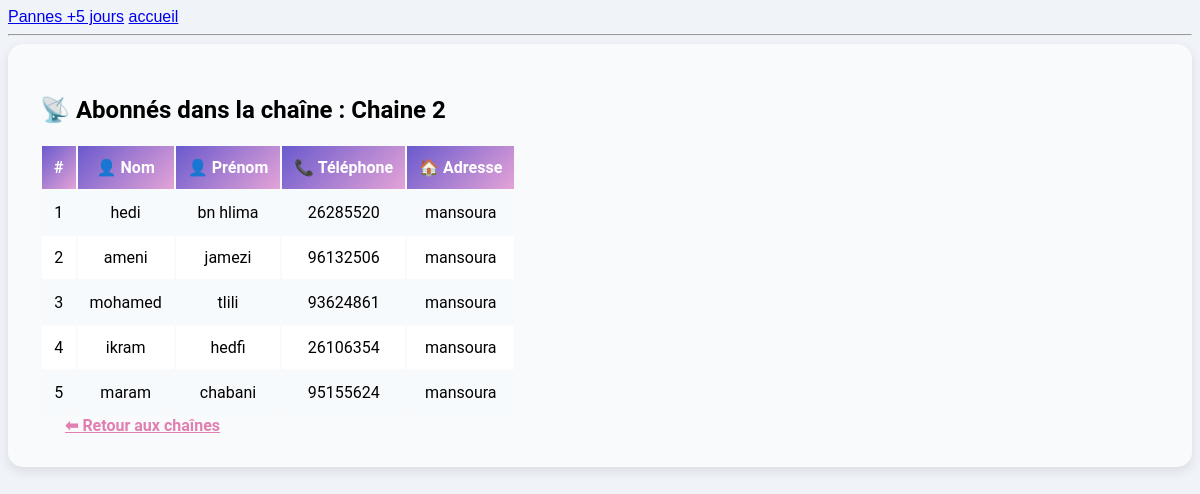
The app's page /abonnes/chaine/2/ with its own data.
### airponFtth/models.py (models this page shows, shortened)
class Chaine(models.Model):
    hub = models.ForeignKey(Hub, on_delete=models.CASCADE, related_name='chaines')
    nom = models.CharField(max_length=100)

class Abonne(models.Model):
    sub = models.ForeignKey(Sub, on_delete=models.CASCADE, related_name='abonnes')
    nom = models.CharField(max_length=100)
    prenom = models.CharField(max_length=100)
    numtel = models.CharField(max_length=15)
    adresse = models.CharField(max_length=255)
    email = models.EmailField()

### airponFtth/views.py (the view)
# urls.py: path('abonnes/chaine/<int:chaine_id>/', views.abonnés_par_chaine, name='abonnes_par_chaine'),
def abonnés_par_chaine(request, chaine_id):
    chaine = get_object_or_404(Chaine, id=chaine_id)
    abonnés = Abonne.objects.filter(sub__chaine=chaine)
    return render(request, 'abonnes_par_chaine.html', {'chaine': chaine, 'abonnés': abonnés})

### airponFtth/templates/abonnes_par_chaine.html (shortened to what this page needs)
{% extends 'base.html' %}
{% block content %}
<div class="container mt-5 table-container">
    <h2 class="text-center mb-4 text-primary">📡 Abonnés dans la chaîne : {{ chaine.nom }}</h2>
    {% if abonnés %}
        <table class="table table-striped table-hover align-middle">
            <thead class="bg-gradient-primary text-white">
                <tr>
                    <th>#</th>
                    <th>👤 Nom</th>
                    <th>👤 Prénom</th>
                    <th>📞 Téléphone</th>
                    <th>🏠 Adresse</th>
                </tr>
            </thead>
            <tbody>
                {% for abonne in abonnés %}
                <tr>
                    <td>{{ forloop.counter }}</td>
                    <td>{{ abonne.nom }}</td>
                    <td>{{ abonne.prenom }}</td>
                    <td>{{ abonne.numtel }}</td>
                    <td>{{ abonne.adresse }}</td>
                </tr>
                {% endfor %}
            </tbody>
        </table>
    {% else %}
        <p class="text-center text-muted">Aucun abonné trouvé dans cette chaîne.</p>
    {% endif %}
    <div class="text-center mt-4">
        <a href="{% url 'liste_chaines' %}" class="btn btn-outline-primary">⬅ Retour aux chaînes</a>
    </div>
</div>
{% endblock %}

### airponFtth/templates/base.html (style rules this page uses)
.container { max-width: 1200px; margin: 0 auto; padding: 20px; font-family: 'Roboto', sans-serif; background-color: #f4f7fa; }

### airponFtth/templates/abonnes_par_chaine.html (style rules this page uses)
.table-container { background-color: #f9fafc; padding: 2rem; border-radius: 15px; box-shadow: 0 4px 12px rgba(0, 0, 0, 0.1); transition: transform 0.2s ease-in-out; }
th { text-align: center; background: linear-gradient(135deg, #6a5acd, #e4a3d7); color: white; padding: 12px; }
td { vertical-align: middle; text-align: center; padding: 12px; }
.table-striped tbody tr:nth-child(odd) { background-color: #f7fafc; }
.table-striped tbody tr:nth-child(even) { background-color: #ffffff; }
.btn-outline-primary { border-color: #d38bbd; color: #e07fb0; padding: 12px 25px; border-radius: 30px; font-weight: bold; transition: background-color 0.3s, color 0.3s, transform 0.2s ease-in-out; }
body { background-color: #f0f4f8; font-family: 'Arial', sans-serif; }
table { transition: transform 0.3s ease; }

### records on screen
Chaine: nom "Chaine 2"
Abonne: nom "hedi", prenom "bn hlima", numtel "26285520", adresse "mansoura"
Abonne: nom "ameni", prenom "jamezi", numtel "96132506", adresse "mansoura"
Abonne: nom "mohamed", prenom "tlili", numtel "93624861", adresse "mansoura"
Abonne: nom "ikram", prenom "hedfi", numtel "26106354", adresse "mansoura"
Abonne: nom "maram", prenom "chabani", numtel "95155624", adresse "mansoura"
